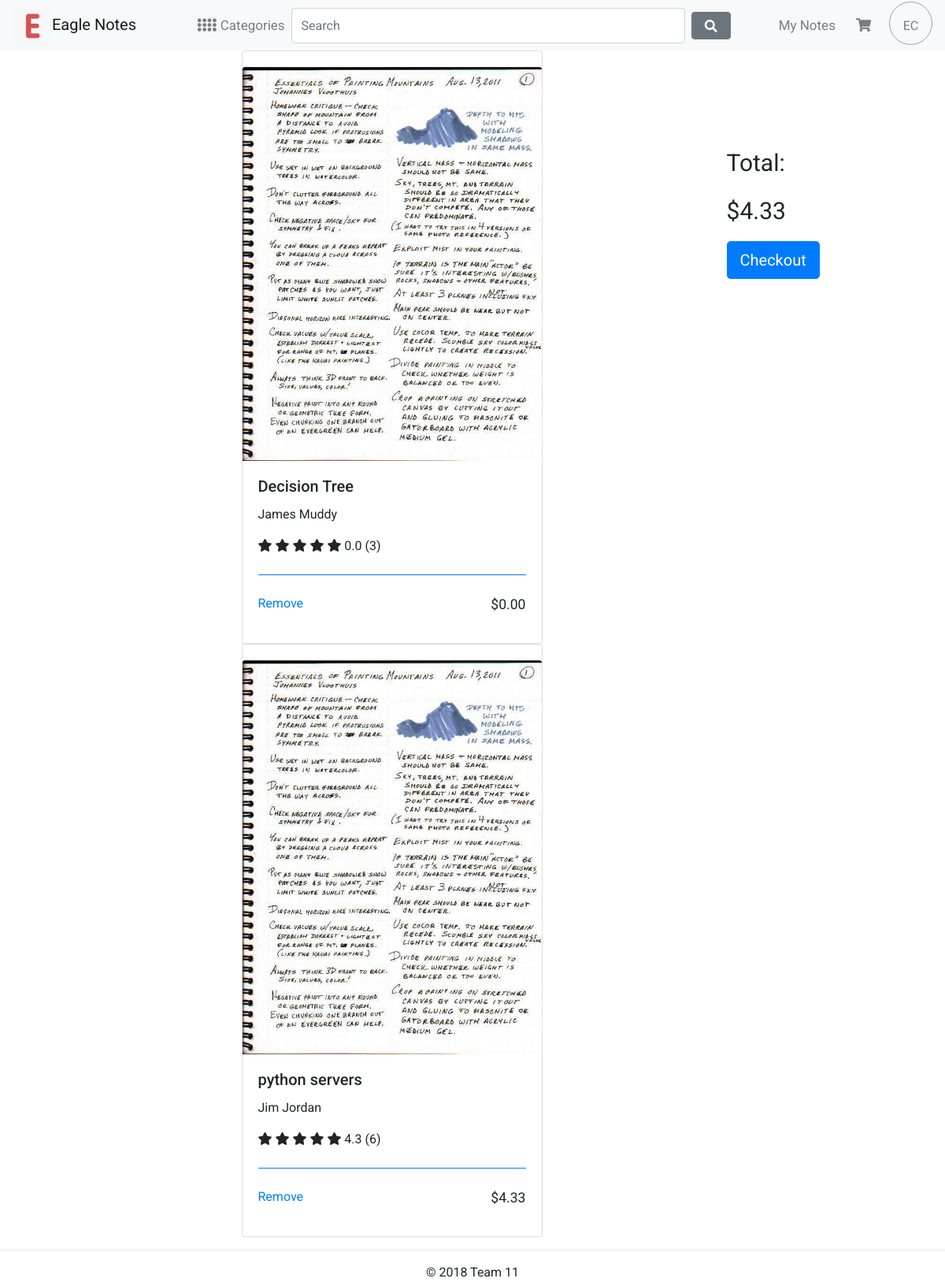
Before: /cart/ with the older database file.
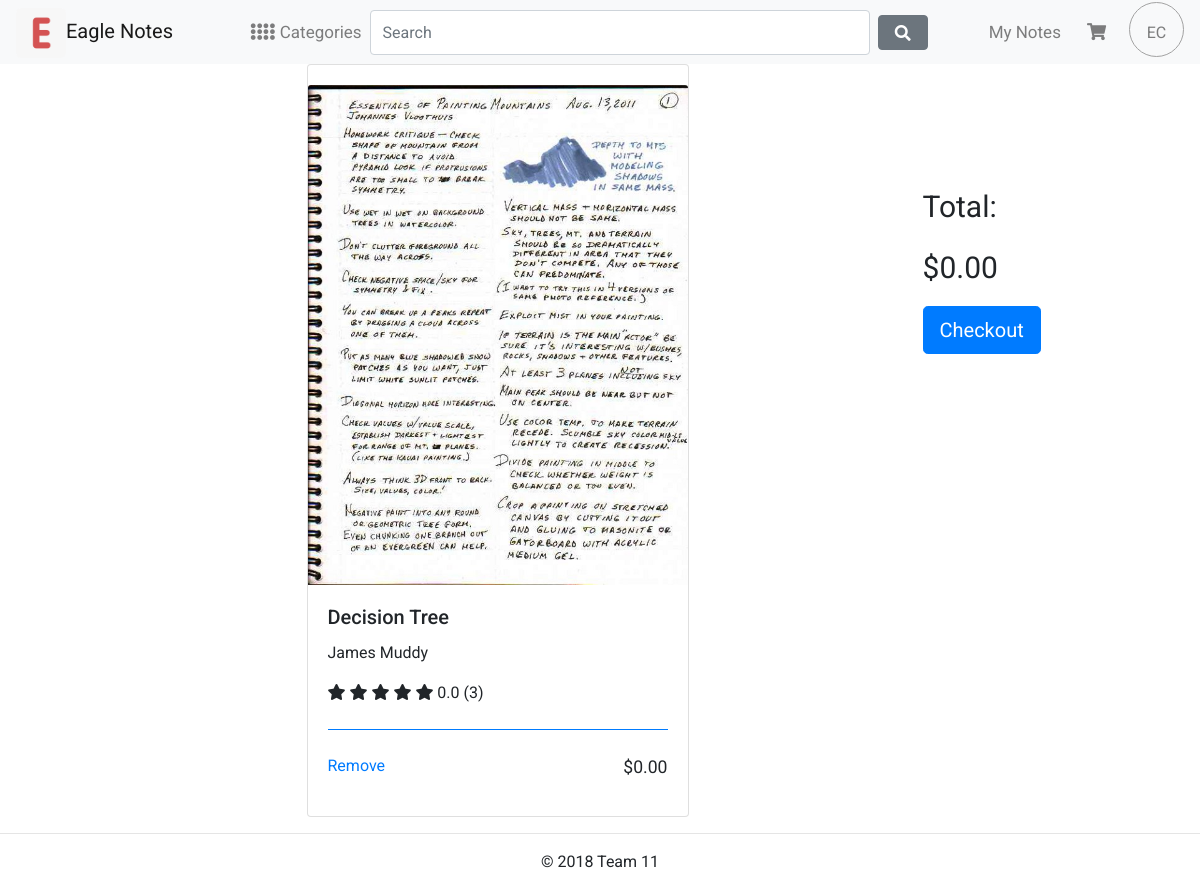
After: the same page with the newer database file.
### cart/models.py (models this page shows)
class CartItems(models.Model):
    note = models.ForeignKey(Notes, on_delete=models.CASCADE, unique=True)
    def cart_item_id(self):
        return self.id
    def remove_cart_item_url(self):
        return reverse('cart:remove_cart', args=[self.cart_item_id(),"sup"])

### market/models.py (models this page shows, shortened)
class Notes(models.Model):
    note_name = models.CharField(max_length=60, unique = True)
    slug = models.SlugField(max_length=80,unique= True)
    note_summary = models.TextField(blank=True)
    category = models.ForeignKey(Category, on_delete=models.CASCADE)
    note_price = models.DecimalField(max_digits =10, decimal_places = 2)
    note_snippet = models.ImageField(upload_to = 'Notes', blank = True)
    note_image1 = models.ImageField(upload_to = 'Notes', blank = True)
    note_image2 = models.ImageField(upload_to = 'Notes', blank = True)
    note_image3 = models.ImageField(upload_to = 'Notes', blank = True)
    note_date_created = models.DateTimeField(auto_now_add=True)
    note_updated= models.DateTimeField(auto_now= True)
    note_times_purchased = models.IntegerField(default=0)
    ratings = models.DecimalField(max_digits =3, decimal_places = 1)
    note_uploader_user = models.CharField(max_length=60)
    def get_preview_url(self):
        return reverse('market:preview_note', args=[self.category.slug, self.slug, 1])
    class Meta:
        ordering = ('note_name',)
        verbose_name = 'note'
        verbose_name_plural = 'notes'

### cart/views.py (the view)
# urls.py: path('', views.cart,name='cart'),
def cart(request):
    cart_items_test_list = []
    cart_notes_ids = CartItems.objects.all()
    sum_of_price = 0
    for x in cart_notes_ids:
        cart_items_test_list.append(x)
        sum_of_price += x.note.note_price
    print(sum_of_price)
    print(cart_items_test_list)
    return render(request, "cart/cart.html" , {'cart':'cart', 'cart_items':cart_items_test_list, 'sum_of_price':sum_of_price})

### cart/templates/cart/cart.html (shortened to what this page needs)
<!DOCTYPE html>
{% extends "base.html" %}
{% load staticfiles %}
{%block content%}
<div class="row">
  <div class="col-1">
  </div>
  <div class="col-8">
  {% for cart_item in cart_items%}
  <div class="row">
   <div class="card-deck mx-auto">
  <div class="card">
    <a href="{{cart_item.note.get_preview_url}}"><img class="card-img-top" src="{{cart_item.note.note_snippet.url}}" alt="Card image cap" style="max-height:500px; max-width: 500px; margin-top: 20px;"></a>
    <div class="card-body">
      <h5 class="card-title">{{cart_item.note.note_name}}</h5>
     <p class="smaller_lighter">{{cart_item.note.note_uploader_user}}</p>
     <div >
        <span class="fa fa-star checked star" style=""></span>
        <span class="fa fa-star checked star"></span>
        <span class="fa fa-star checked star"></span>
        <span class="fa fa-star star"></span>
        <span class="fa fa-star star"></span>
        <span class = "rating_info rating_number">{{cart_item.note.ratings}}</span>
        <span class = "rating_info smaller_lighter">({{cart_item.note.note_times_purchased }})</span>
      </div>
      <br>
      <div class="card-footer bg-transparent border-primary width:100%;">
      </div>
        <a href="{{cart_item.remove_cart_item_url}}">Remove</a>
        <p style=" float:right;font-size:1.1em;">${{cart_item.note.note_price}}</p>
      </div>
    </div>
  </div>
</div>
  {%endfor%}
    </div>
    <div class="col-3">
        <br>
        <br>
        <br>
        <br>
        <br>
       <p style="font-size: 30px;">Total:</p>
       <p style="font-size: 30px;">${{sum_of_price}}</p>
       <form>
           <button type="button" class="btn btn-primary btn-lg" id="checkout_button">Checkout</button>
       </form>
    </div>
</div>
{%endblock%}

Changed rows visible on the page:
removed CartItems: note.note_snippet (picture), note.note_name "python servers", note.note_uploader_user "Jim Jordan", note.ratings "4.3", note.note_times_purchased "6", note.note_price "4.33"
Other visible differences:
{{ sum_of_price }}: "4.33" → "0.00"
